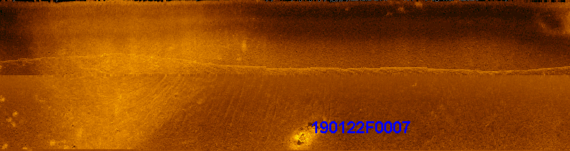
#> input picture cutwhole2.tif, 570 x 151 px
$ python testingCutWhole2.py
#> lines starting #> are read from the running program, lines starting #| are printed output that depends on the picture; after the words box and inside, x2 and y2 are one past the last pixel; in counts of white or black regions, pixels touching at a corner belong together
import cv2
import numpy as np

def merge_contours(bright_contours, dark_contours, max_neighbor_distance):
    merged_bright_contours = []
    unmerged_dark_contours = []
    unmerged_bright_contours = []

    for bright_contour in bright_contours:
        merged_bright = bright_contour
        merged = False
        updated_dark_contours = []  # New list to store dark contours without the contour being merged
        for dark_contour in dark_contours:
            merge_flag = False  # Flag to check if the dark contour is merged
            for point in dark_contour[:, 0]:
                pt = (int(point[0]), int(point[1]))  # Convert coordinates to integers
                dist = cv2.pointPolygonTest(bright_contour, pt, True)
                if dist > 0 and dist < max_neighbor_distance:
                    merged_bright = cv2.convexHull(np.concatenate((merged_bright, dark_contour)))
                    merge_flag = True
                    merged = True
                    break
            if not merge_flag:  # If the contour is not merged, add it to the updated dark contours list
                updated_dark_contours.append(dark_contour)
        dark_contours = updated_dark_contours  # Update dark_contours array after removing the merged contour
        if merged:
            merged_bright_contours.append(merged_bright)
        else:
            unmerged_bright_contours.append(bright_contour)

    unmerged_dark_contours = dark_contours
    return merged_bright_contours, unmerged_bright_contours, unmerged_dark_contours


def darkness(img, min_contour_area_threshold, max_contour_area_threshold):

    # Convert the image to grayscale
    img_gray = cv2.cvtColor(img, cv2.COLOR_BGR2GRAY)

    # Adjust contrast and brightness levels in the grayscale image
    alpha = 17
    beta = 10
    high_contrast_result = cv2.convertScaleAbs(img_gray, alpha=alpha, beta=beta)
    img_blur = cv2.GaussianBlur(high_contrast_result, (7, 7), 0)
    cv2.imshow('dark', img_blur)
    cv2.waitKey(0)

    # Canny Edge Detection
    edges_result = cv2.Canny(image=img_blur, threshold1=100, threshold2=200)
    contours, _ = cv2.findContours(edges_result, cv2.RETR_EXTERNAL, cv2.CHAIN_APPROX_SIMPLE)

    # Create a mask image
    mask = np.zeros_like(edges_result)
    cv2.drawContours(mask, contours, -1, (255), thickness=cv2.FILLED)

    # Dilate the mask to connect nearby regions
    dilated_mask = cv2.dilate(mask, None, iterations=3)
    contours, _ = cv2.findContours(dilated_mask, cv2.RETR_EXTERNAL, cv2.CHAIN_APPROX_SIMPLE)

    filtered_contours = [contour for contour in contours if min_contour_area_threshold <= cv2.contourArea(contour) <= max_contour_area_threshold]
    num_landmarks = len(filtered_contours)
    print("Number of Dark Landmarks:", num_landmarks)

    # Drawing the contours on the original image
    img_with_dark_contours = img.copy()
    cv2.drawContours(img_with_dark_contours, filtered_contours, -1, (0, 255, 0), 2)  # Draw green contours
    return img_with_dark_contours, filtered_contours

def brightness(img, min_contour_area_threshold, max_contour_area_threshold):

    img_gray = cv2.cvtColor(img, cv2.COLOR_BGR2GRAY)
    inverted_img_gray = 255 - img_gray

    # Adjust contrast and brightness levels in the inverted grayscale image
    alpha = 3
    beta = 40
    high_contrast_result = cv2.convertScaleAbs(inverted_img_gray, alpha=alpha, beta=beta)
    img_blur = cv2.GaussianBlur(high_contrast_result, (1, 1), 0)
    cv2.imshow('dark', img_blur)
    cv2.waitKey(0)

    # Canny Edge Detection
    edges_result = cv2.Canny(image=img_blur, threshold1=100, threshold2=200)
    contours, _ = cv2.findContours(edges_result, cv2.RETR_EXTERNAL, cv2.CHAIN_APPROX_SIMPLE)

    mask = np.zeros_like(edges_result)
    cv2.drawContours(mask, contours, -1, (255), thickness=cv2.FILLED)

    # Dilate the mask to connect nearby regions
    dilated_mask = cv2.dilate(mask, None, iterations=3)
    contours, _ = cv2.findContours(dilated_mask, cv2.RETR_EXTERNAL, cv2.CHAIN_APPROX_SIMPLE)

    filtered_contours = [contour for contour in contours if min_contour_area_threshold <= cv2.contourArea(contour) <= max_contour_area_threshold]
    num_landmarks = len(filtered_contours)
    print("Number of Bright Landmarks:", num_landmarks)

    # Drawing the contours on the original image
    img_with_bright_contours = img.copy()
    cv2.drawContours(img_with_bright_contours, filtered_contours, -1, (255, 0, 0), 2)  # Draw blue contours
    return img_with_bright_contours, filtered_contours

if __name__ == "__main__":
    img = cv2.imread('cutwhole2.tif')
#> img is the input picture: shape (151, 570, 3); mean B, G, R 1.6, 66.1, 141.7
    h, w, c = img.shape
    img = cv2.resize(img, (w*2,h*2))
#> img: shape (302, 1140, 3)
    #min_dark_contour_area_threshold = int(input("Enter the minimum contour area threshold for dark regions: "))
    #max_dark_contour_area_threshold = int(input("Enter the maximum contour area threshold for dark regions: "))
    min_dark_contour_area_threshold = 100 #200
    max_dark_contour_area_threshold = 200 #2500
    dark_result, dark_contours = darkness(img, min_dark_contour_area_threshold, max_dark_contour_area_threshold)
#> in darkness, `img_gray = cv2.cvtColor(img, cv2.COLOR_BGR2GRAY)`:
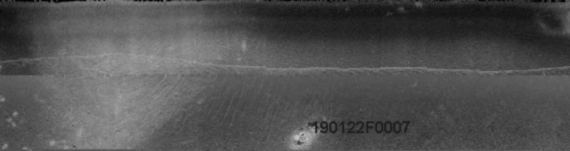
#> img_gray: shape (302, 1140) (shown at 1/2 size); min 0, max 199, mean 81.3
#> in darkness, `high_contrast_result = cv2.convertScaleAbs(img_gray, alpha=alpha, beta..`:
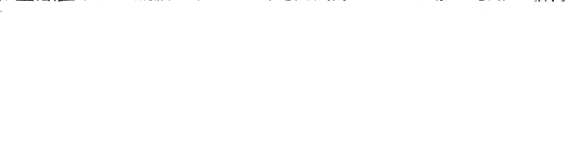
#> high_contrast_result: shape (302, 1140) (shown at 1/2 size); min 10, max 255, mean 254.8
#> in darkness, `edges_result = cv2.Canny(image=img_blur, threshold1=100, threshold2=200)`:
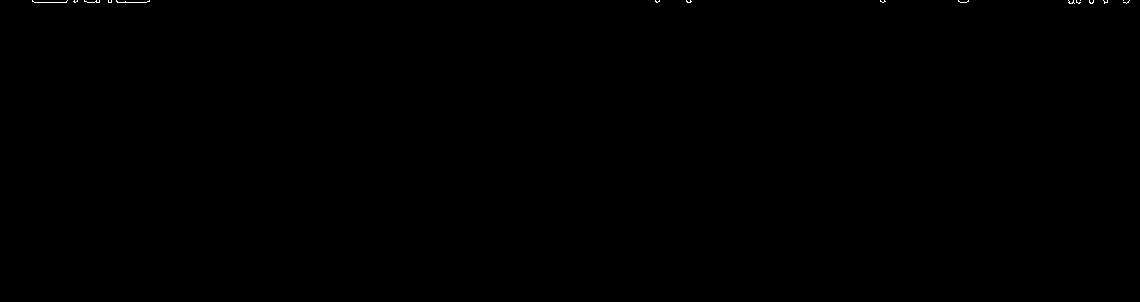
#> edges_result: shape (302, 1140); 0.06% white in thin lines or dots, all inside (x1, y1, x2, y2) = (32, 0, 1130, 4)
#> in darkness, `contours, _ = cv2.findContours(edges_result, cv2.RETR_EXTERNAL, cv2.CH..`: contours = 16 contours, all with area under 20
#> in darkness, `dilated_mask = cv2.dilate(mask, None, iterations=3)`:
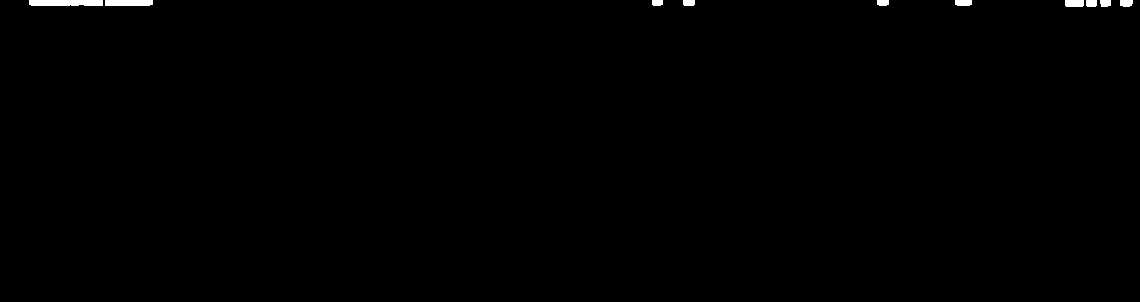
#> dilated_mask: shape (302, 1140); 0.4% white; 10 white regions
#> in darkness, `contours, _ = cv2.findContours(dilated_mask, cv2.RETR_EXTERNAL, cv2.CH..`: contours = 10 contours; largest, box (x1, y1, x2, y2) and area: (29, 0, 103, 6) 358, (105, 0, 153, 6) 232, (1065, 0, 1084, 7) 107, (955, 0, 972, 6) 77, (1120, 0, 1133, 7) 66
#> in darkness, `filtered_contours = [contour for contour in contours if min_contour_ar..`: filtered_contours = 1 item
#> in darkness, `num_landmarks = len(filtered_contours)`: num_landmarks = 1
#| Number of Dark Landmarks: 1
#> in darkness, `cv2.drawContours(img_with_dark_contours, filtered_contours, -1, (0, 25..`:
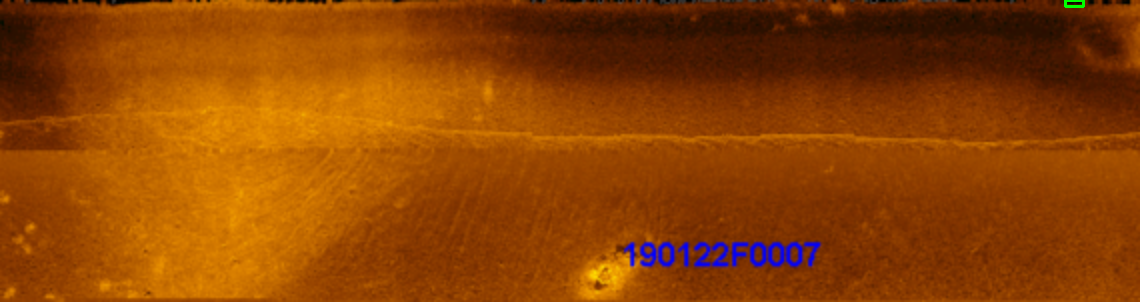
#> img_with_dark_contours: shape (302, 1140, 3); mean B, G, R 1.6, 66.1, 141.6
#> dark_contours = 1 item
    cv2.imshow('dark', dark_result)
    cv2.waitKey(0)

    #min_bright_contour_area_threshold = int(input("Enter the minimum contour area threshold for bright regions: "))
    #max_bright_contour_area_threshold = int(input("Enter the maximum contour area threshold for bright regions: "))
    min_bright_contour_area_threshold = 10 #260
    max_bright_contour_area_threshold = 6000 #1000
    bright_result, bright_contours = brightness(img, min_bright_contour_area_threshold, max_bright_contour_area_threshold)
#> in brightness, `inverted_img_gray = 255 - img_gray`:
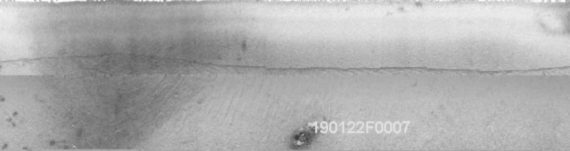
#> inverted_img_gray: shape (302, 1140) (shown at 1/2 size); min 56, max 255, mean 173.7
#> in brightness, `num_landmarks = len(filtered_contours)`: num_landmarks = 1
#| Number of Bright Landmarks: 1
#> bright_contours = 1 item
    cv2.imshow('bright', bright_result)
    cv2.waitKey(0)

    # Merge contours
    max_neighbor_distance = 5
    merged_bright_contours, unmerged_bright_contours, unmerged_dark_contours = merge_contours(bright_contours, dark_contours, max_neighbor_distance)
#> the loop in merge_contours, `for bright_contour in bright_contours:` made 1 pass
#> after the loop in merge_contours, `for bright_contour in bright_contours:`: merged_bright_contours = []; unmerged_bright_contours = 1 item
#> merged_bright_contours = []; unmerged_bright_contours = 1 item; unmerged_dark_contours = 1 item

    # Combine all contours into a single list
    all_contours = merged_bright_contours + unmerged_bright_contours + unmerged_dark_contours
#> all_contours = 2 contours; box (x1, y1, x2, y2) and area: (588, 268, 600, 281) 127, (1065, 0, 1084, 7) 107

    # Filter contours based on minimum area threshold
    filtered_contours = [contour for contour in all_contours if cv2.contourArea(contour) >= 50 and cv2.contourArea(contour) < 2000]#570
#> filtered_contours has the same summary as all_contours
    overlaid_img = img.copy()
    num_landmarks = len(filtered_contours)
#> num_landmarks = 2
    print("Number of Landmarks:", num_landmarks)
#| Number of Landmarks: 2
    cv2.drawContours(overlaid_img, filtered_contours, -1, (0, 255, 0), 2)  # Draw filtered contours
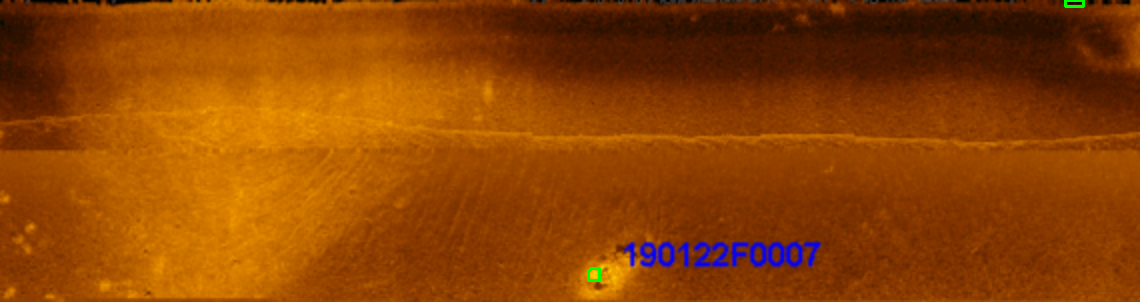
#> overlaid_img: shape (302, 1140, 3); mean B, G, R 1.6, 66.2, 141.5
    cv2.imshow('Overlayed Result', overlaid_img)
    cv2.waitKey(0)
    cv2.destroyAllWindows()

$ run again, with cutwhole1.tif copied over cutwhole2.tif
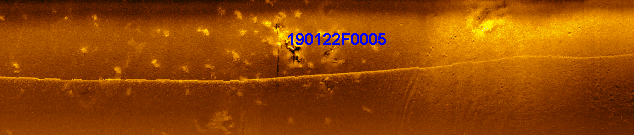
#> input picture cutwhole1.tif, 634 x 135 px
#> img is the input picture: shape (135, 634, 3); mean B, G, R 1.6, 70.4, 147.4
#> img: shape (270, 1268, 3)
#> in darkness, `contours, _ = cv2.findContours(edges_result, cv2.RETR_EXTERNAL, cv2.CH..`: contours = 1 item
#> in darkness, `filtered_contours = [contour for contour in contours if min_contour_ar..`: filtered_contours = []
#> in darkness, `num_landmarks = len(filtered_contours)`: num_landmarks = 0
#| Number of Dark Landmarks: 0
#> dark_contours = []
#> in brightness, `edges_result = cv2.Canny(image=img_blur, threshold1=100, threshold2=200)`:
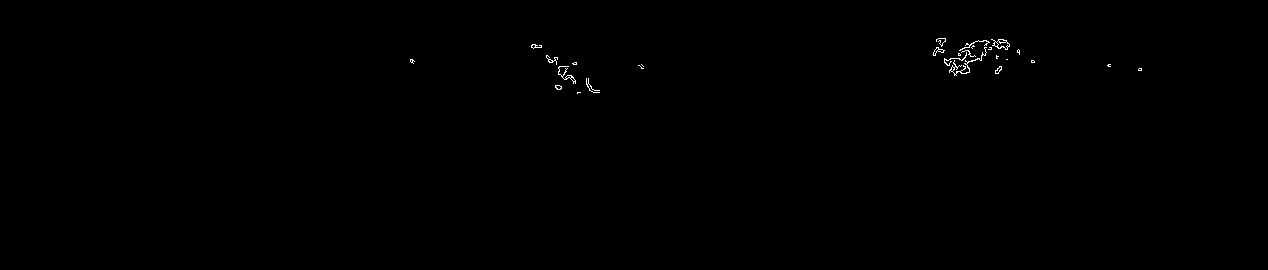
#> edges_result: shape (270, 1268); 0.21% white in thin lines or dots, all inside (x1, y1, x2, y2) = (410, 38, 1142, 94)
#> in brightness, `contours, _ = cv2.findContours(edges_result, cv2.RETR_EXTERNAL, cv2.CH..`: contours = 27 contours, 21 with area under 20; largest, box (x1, y1, x2, y2) and area: (991, 39, 1010, 50) 102, (949, 47, 987, 76) 40, (558, 66, 576, 84) 35, (933, 47, 945, 56) 33, (995, 66, 1002, 74) 24, (555, 85, 562, 90) 20
#> in brightness, `contours, _ = cv2.findContours(dilated_mask, cv2.RETR_EXTERNAL, cv2.CH..`: contours = 11 contours; largest, box (x1, y1, x2, y2) and area: (930, 35, 1013, 79) 2005, (543, 52, 580, 93) 758, (574, 75, 603, 97) 306, (992, 56, 1011, 77) 182, (528, 41, 545, 52) 145
#> in brightness, `filtered_contours = [contour for contour in contours if min_contour_ar..`: filtered_contours has the same summary as contours
#> in brightness, `num_landmarks = len(filtered_contours)`: num_landmarks = 11
#| Number of Bright Landmarks: 11
#> img_with_bright_contours: shape (270, 1268, 3); mean B, G, R 3.6, 69.2, 145.7
#> bright_contours has the same summary as contours in brightness
#> the loop in merge_contours, `for bright_contour in bright_contours:` made 11 passes
#> after the loop in merge_contours, `for bright_contour in bright_contours:`: merged_bright_contours = []; unmerged_bright_contours has the same summary as contours in brightness
#> `merged_bright_contours, unmerged_bright_contours, unmerged_dark_contou..`: unmerged_bright_contours has the same summary as contours in brightness
#> all_contours has the same summary as contours in brightness
#> `filtered_contours = [contour for contour in all_contours if cv2.contou..`: filtered_contours = 10 contours; largest, box (x1, y1, x2, y2) and area: (543, 52, 580, 93) 758, (574, 75, 603, 97) 306, (992, 56, 1011, 77) 182, (528, 41, 545, 52) 145, (635, 61, 647, 72) 98
#> `num_landmarks = len(filtered_contours)`: num_landmarks = 10
#| Number of Landmarks: 10
#> `cv2.drawContours(overlaid_img, filtered_contours, -1, (0, 255, 0), 2)`:
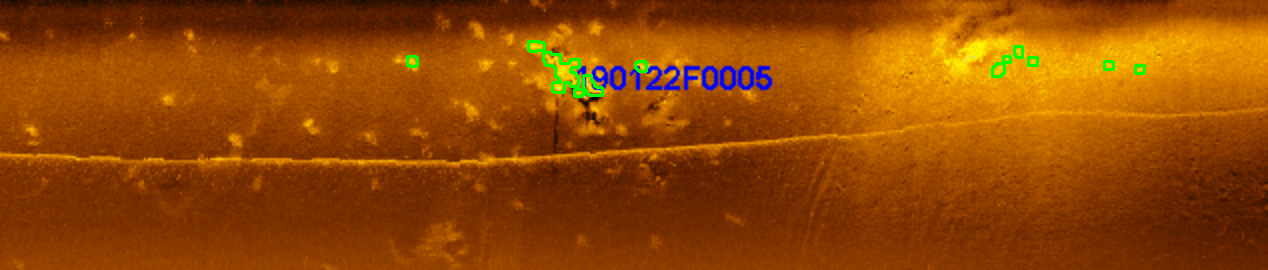
#> overlaid_img: shape (270, 1268, 3); mean B, G, R 1.5, 71, 146.3

$ run again, with CurlyTorpedo.JPG saved as cutwhole2.tif
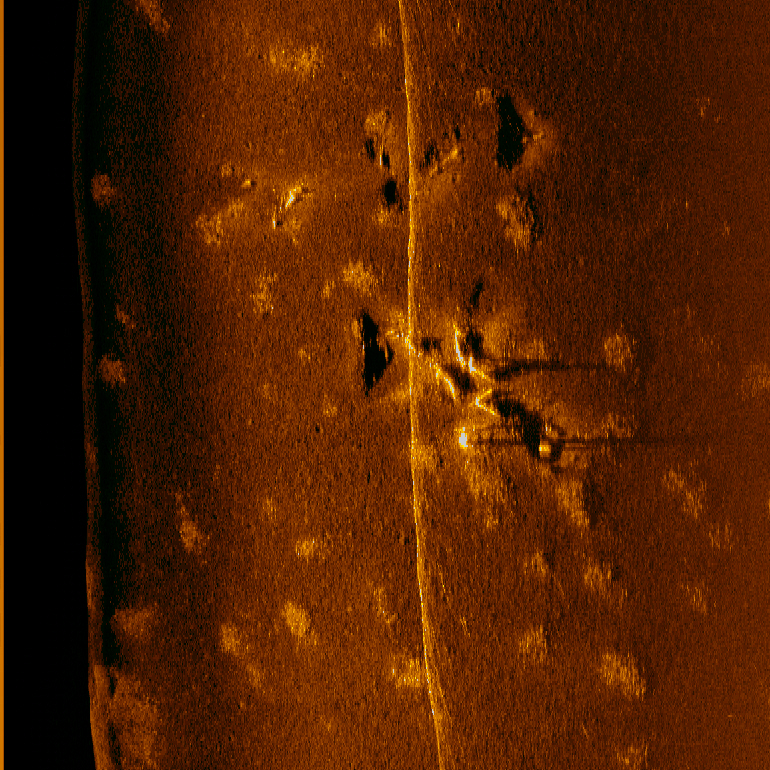
#> input picture CurlyTorpedo.JPG, 770 x 770 px
#> img is the input picture: shape (770, 770, 3); mean B, G, R 0.7, 31.4, 79.5
#> img: shape (1540, 1540, 3)
#> in darkness, `edges_result = cv2.Canny(image=img_blur, threshold1=100, threshold2=200)`:
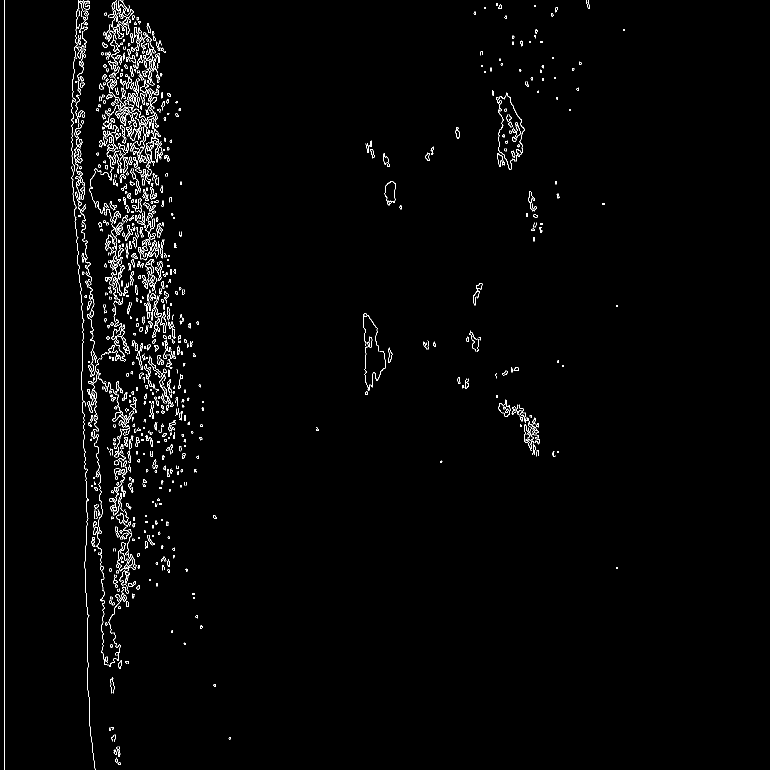
#> edges_result: shape (1540, 1540) (shown at 1/2 size); 1.6% white in thin lines or dots, all inside (x1, y1, x2, y2) = (8, 0, 1250, 1540)
#> in darkness, `contours, _ = cv2.findContours(edges_result, cv2.RETR_EXTERNAL, cv2.CH..`: contours = 921 contours, 652 with area under 20; largest, box (x1, y1, x2, y2) and area: (769, 362, 792, 411) 722, (235, 1085, 260, 1187) 558, (148, 248, 171, 480) 518, (946, 566, 965, 612) 266, (248, 213, 315, 326) 256
#> in darkness, `contours, _ = cv2.findContours(dilated_mask, cv2.RETR_EXTERNAL, cv2.CH..`: contours = 131 contours; largest, box (x1, y1, x2, y2) and area: (140, 0, 388, 1540) 170002, (5, 0, 13, 1540) 9650, (981, 178, 1052, 343) 6910, (723, 623, 788, 793) 5612, (993, 796, 1083, 916) 4161
#> in darkness, `filtered_contours = [contour for contour in contours if min_contour_ar..`: filtered_contours = 52 contours; largest, box (x1, y1, x2, y2) and area: (995, 114, 1009, 134) 182, (1111, 717, 1131, 737) 179, (215, 1451, 231, 1465) 176, (339, 423, 353, 441) 170, (381, 1183, 393, 1201) 169
#> in darkness, `num_landmarks = len(filtered_contours)`: num_landmarks = 52
#| Number of Dark Landmarks: 52
#> img_with_dark_contours: shape (1540, 1540, 3); mean B, G, R 0.6, 32, 79.3
#> `dark_result, dark_contours = darkness(img, min_dark_contour_area_thres..`: dark_contours has the same summary as filtered_contours in darkness
#> in brightness, `contours, _ = cv2.findContours(edges_result, cv2.RETR_EXTERNAL, cv2.CH..`: contours = 45 contours, 39 with area under 20; largest, box (x1, y1, x2, y2) and area: (937, 715, 954, 745) 175, (896, 762, 909, 794) 106, (910, 658, 930, 733) 23, (918, 865, 935, 897) 21, (925, 854, 930, 862) 21, (982, 821, 989, 829) 20
#> in brightness, `contours, _ = cv2.findContours(dilated_mask, cv2.RETR_EXTERNAL, cv2.CH..`: contours = 26 contours; largest, box (x1, y1, x2, y2) and area: (904, 647, 933, 736) 986, (915, 851, 938, 900) 813, (568, 375, 594, 416) 511, (934, 712, 957, 748) 499, (887, 755, 912, 797) 487
#> in brightness, `filtered_contours = [contour for contour in contours if min_contour_ar..`: filtered_contours has the same summary as contours
#> in brightness, `num_landmarks = len(filtered_contours)`: num_landmarks = 26
#| Number of Bright Landmarks: 26
#> img_with_bright_contours: shape (1540, 1540, 3); mean B, G, R 1.2, 31.1, 79
#> bright_contours has the same summary as contours in brightness
#> the loop in merge_contours, `for bright_contour in bright_contours:` made 26 passes
#> after the loop in merge_contours, `for bright_contour in bright_contours:`: merged_bright_contours = []; unmerged_bright_contours has the same summary as contours in brightness
#> in merge_contours, `unmerged_dark_contours = dark_contours`: unmerged_dark_contours has the same summary as filtered_contours in darkness
#> `merged_bright_contours, unmerged_bright_contours, unmerged_dark_contou..`: unmerged_bright_contours has the same summary as contours in brightness; unmerged_dark_contours has the same summary as filtered_contours in darkness
#> all_contours = 78 contours; largest, box (x1, y1, x2, y2) and area: (904, 647, 933, 736) 986, (915, 851, 938, 900) 813, (568, 375, 594, 416) 511, (934, 712, 957, 748) 499, (887, 755, 912, 797) 487
#> `filtered_contours = [contour for contour in all_contours if cv2.contou..`: filtered_contours = 75 contours; largest, box (x1, y1, x2, y2) and area: (904, 647, 933, 736) 986, (915, 851, 938, 900) 813, (568, 375, 594, 416) 511, (934, 712, 957, 748) 499, (887, 755, 912, 797) 487
#> `num_landmarks = len(filtered_contours)`: num_landmarks = 75
#| Number of Landmarks: 75
#> `cv2.drawContours(overlaid_img, filtered_contours, -1, (0, 255, 0), 2)`:
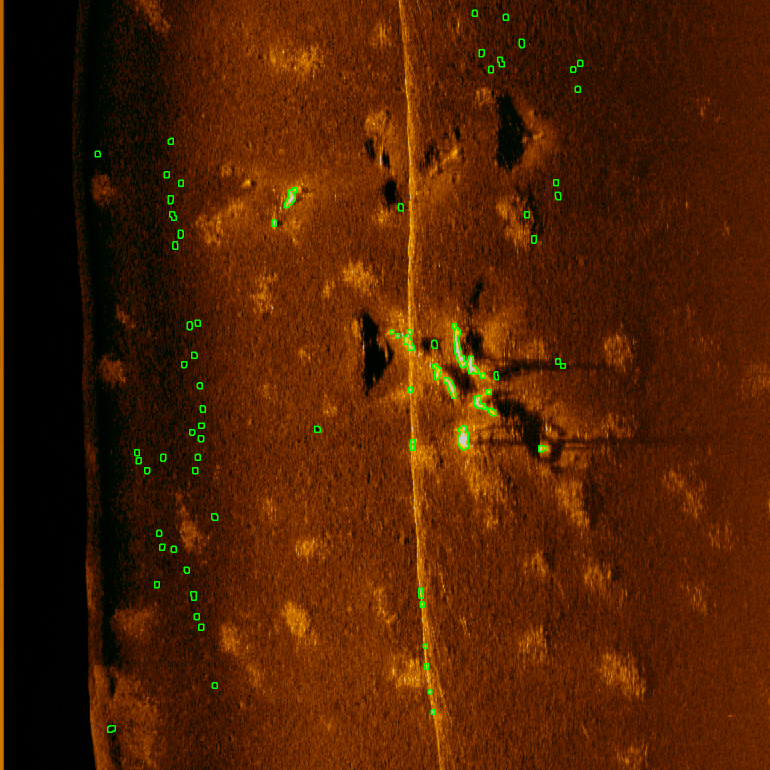
#> overlaid_img: shape (1540, 1540, 3) (shown at 1/2 size); mean B, G, R 0.6, 32.3, 78.8
